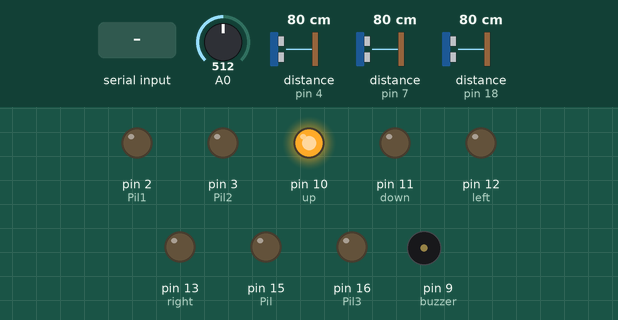
This sketch was run on a simulated Arduino Uno, built with avr-gcc and run on an emulated ATmega328P. On the bench: output pins drawn as LEDs (lit = HIGH), buzzer (waves = sounding, pin HIGH). Dashed ring = blinking. The test bench sets the inputs (shaded band); at power-on: distance to the obstacle (sensors on pin 4, pin 7, pin 18) 80 cm, A0 = 512. The echo pulse lasts 58.3 µs per cm; what the sketch prints to the serial monitor is not drawn.

Above: at 1.2 s.
1.3 s: distance to the obstacle (sensor on pin 4) set to 62 cm
4.3 s: distance to the obstacle (sensor on pin 4) set to 56 cm
At 4.7 s:
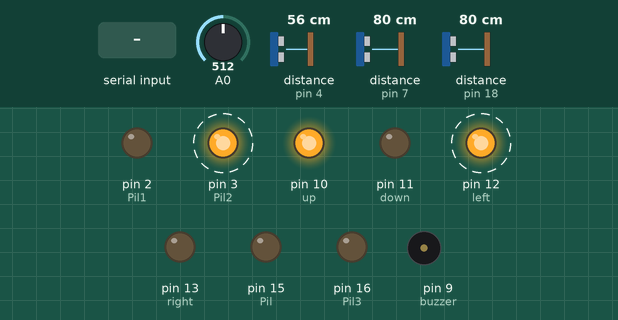
7.3 s: "0" received over Serial
At 8.4 s:
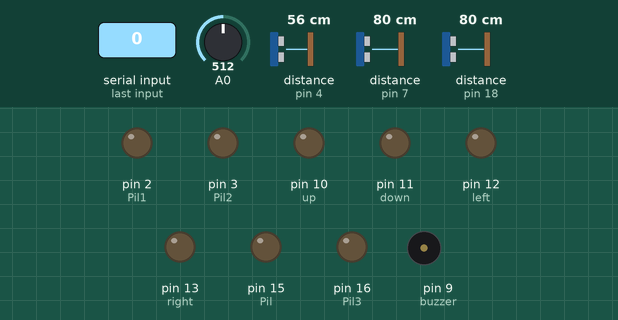
9.1 s: byte 54 (54) received over Serial
At 10.2 s:
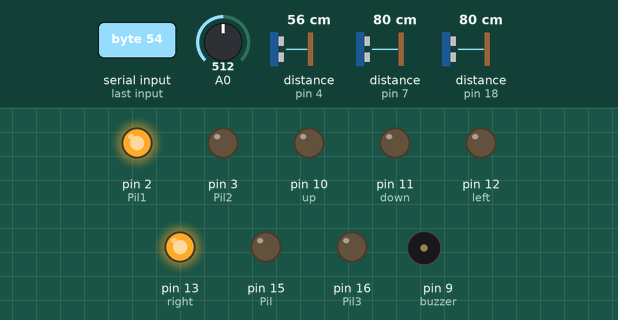
10.6 s: "1" received over Serial
At 10.9 s:
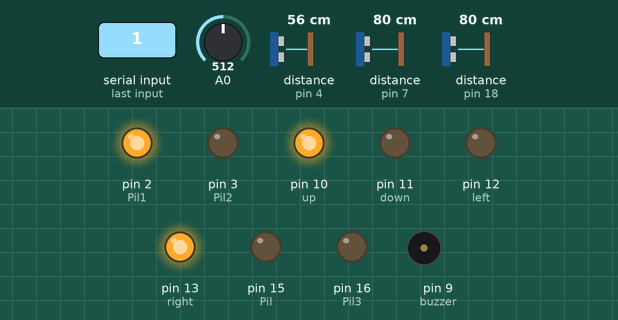
12.1 s: "3" received over Serial
At 12.7 s:
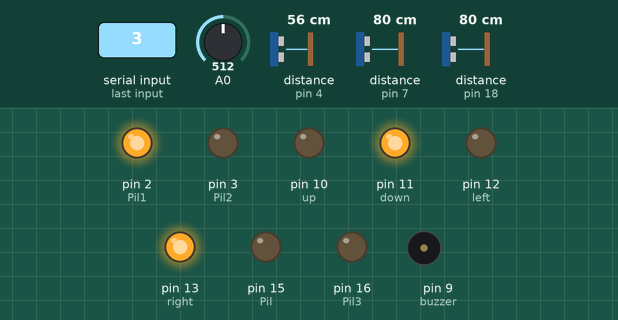
Timing chart, 0 to 14.6 s (numbered marks = the images above; inputs shaded):
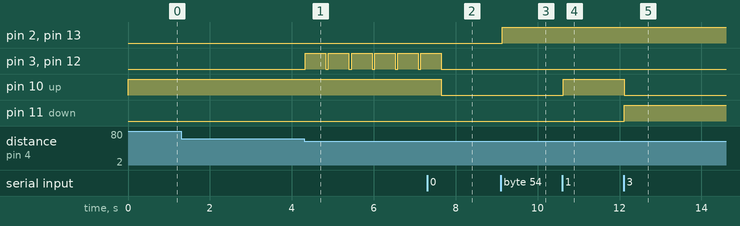

Measured:
- the behaviour switches between 60 and 59 cm on distance to the obstacle (sensor on pin 4) (found by bisection; images 0 and 1)
- after the input at 1.3 s, every drawn part: stays the same
- after the input at 4.3 s, pin 3 (Pil2), pin 12 (left): alternates HIGH for 0.50 s and LOW for 0.06 s, starting at once
- after the input at 7.3 s, pin 3 (Pil2), pin 12 (left): goes on until 7.7 s, then stays LOW; pin 10 (up): HIGH → LOW after 0.35 s
- after the input at 9.1 s, pin 2 (Pil1), pin 13 (right): LOW → HIGH at once
- after the input at 10.6 s, pin 10 (up): LOW → HIGH at once
- after the input at 12.1 s, pin 10 (up): HIGH → LOW at once; pin 11 (down): LOW → HIGH at once

The sketch:

ArduinoCode.ino
```cpp
#include <NewPing.h>               // the Ultrasonic Library

#define down 11
#define up  10
#define left 12
#define right 13 //
int vitesse = 255;

#define trigLeft 6// 3l chmal
#define echoLeft 7
NewPing sonar(trigLeft, echoLeft, 200);
#define trigRigth 5// 3l lyman
#define echoRigth 4
NewPing sonar2(trigRigth, echoRigth, 200);
#define trig 17// fl wast
#define echo 18
NewPing sonar3(trig, echo, 200);

#define Movement 19//8

//#define buzzer 9
int buzzer = 9;

#define Pil 15
#define Pil1 2
#define Pil2 3
#define Pil3 16
#define Pil4 17

boolean upStat = false;
boolean downStat = false;
boolean leftStat = false;
boolean rightStat = false;
boolean isAutomaticStatus = true;
boolean gazStat = false;
boolean mStat = false;

void upStart(void) {
  analogWrite(down, 0);
  downStat = false;
  analogWrite(up, vitesse);
  upStat = true;
}

void downStart(void) {
  analogWrite(up, 0);
  upStat = false;
  analogWrite(down, vitesse);
  downStat = true;
}
void up_down_stop(void) {
  analogWrite(up, 0);
  analogWrite(down, 0);
  upStat = downStat = false;
}
void leftStart(void) {
  analogWrite(right, 0);
  analogWrite(left, 255);
  digitalWrite(Pil2, HIGH);
  leftStat = true;
  rightStat = false;
}

void rightStart(void) {
  analogWrite(left, 0);
  analogWrite(right, 255);
  digitalWrite(Pil1, HIGH);
  leftStat = false;
  rightStat = true;
}
void left_right_stop(void) {
  analogWrite(right, 0);
  analogWrite(left, 0);
  digitalWrite(Pil1, LOW);
  digitalWrite(Pil2, LOW);
  leftStat = rightStat = false;
}
void allStop(void) {
  analogWrite(up, 0);
  analogWrite(down, 0);
  analogWrite(left, 0);
  analogWrite(right, 0);

  digitalWrite(Pil1, LOW);
  digitalWrite(Pil2, LOW);
  upStat = downStat = rightStat = leftStat = false;
}

void StartAlarm(void) {
  digitalWrite(Pil, HIGH);
  digitalWrite(Pil1, HIGH);
  digitalWrite(Pil2, HIGH);
  digitalWrite(Pil3, HIGH);
  digitalWrite(Pil4, HIGH);
  digitalWrite(buzzer, HIGH);
  //          tone(buzzer, 1000, 200);
}

void StopAlarm(void) {
  digitalWrite(Pil, LOW);
  digitalWrite(Pil1, LOW);
  digitalWrite(Pil2, LOW);
  digitalWrite(Pil3, LOW);
  digitalWrite(Pil4, LOW);
  digitalWrite(buzzer, LOW);
  //      noTone(buzzer);
}

void setup() {
  Serial.begin(9600);// Open serial monitor at 9600 baud to see ping results.
  pinMode(down, OUTPUT);
  pinMode(up, OUTPUT);
  pinMode(left, OUTPUT);
  pinMode(right, OUTPUT);

  pinMode(Movement, INPUT);

  pinMode(Pil, OUTPUT);
  pinMode(Pil1, OUTPUT);
  pinMode(Pil2, OUTPUT);
  pinMode(Pil3, OUTPUT);
  pinMode(Pil4, OUTPUT);

  pinMode(buzzer, OUTPUT);

  digitalWrite(up, LOW);
  digitalWrite(down, LOW);
  digitalWrite(left, LOW);
  digitalWrite(right, LOW);

  digitalWrite(Pil, LOW);
  digitalWrite(Pil1, LOW);
  digitalWrite(Pil2, LOW);
  digitalWrite(Pil3, LOW);
  digitalWrite(Pil4, LOW);

  //  Serial.write("C");
}

void loop() {
  if ( isAutomaticStatus ) {
    upStart();
  }

  // Ultara Sonic Obstacle
  unsigned int uS = sonar.ping();
  int dLeft = uS / US_ROUNDTRIP_CM;
  uS = sonar2.ping();
  int dRight = uS / US_ROUNDTRIP_CM;
  uS = sonar3.ping();
  int d = uS / US_ROUNDTRIP_CM;

  if ( isAutomaticStatus ) {
    if (dRight <= 30 && dRight > 0 && (dLeft > 30 || dLeft <= 0)) {
      if ( !rightStat && !downStat && upStat ) {
        rightStart();
        downStart();
        delay(800);
        allStop();
        if ( isAutomaticStatus ) {
          leftStart();
          upStart();
          delay(300);
          left_right_stop();
        }
      }
    } else if (dLeft <= 30 && dLeft > 0 && (dRight > 30 || dRight <= 0)) {
      if ( !leftStat && !downStat && upStat ) {
        leftStart();
        downStart();
        delay(800);
        allStop();
        if ( isAutomaticStatus ) {
          rightStart();
          upStart();
          delay(300);
          left_right_stop();
        }
      }
    } else if ( dLeft <= 30 && dLeft > 0 && dRight <= 30 && dRight > 0 ) {
      if (dLeft >= dRight) {
        if ( !rightStat && !downStat && upStat ) {
          leftStart();
          downStart();
          delay(700);
          allStop();
          if ( isAutomaticStatus ) {
            rightStart();
            upStart();
            delay(300);
            left_right_stop();
          }
        }
      } else {
        if ( !leftStat && !downStat && upStat ) {
          leftStart();
          downStart();
          delay(1000);
          allStop();
          if ( isAutomaticStatus )
            rightStart();
          upStart();
          delay(300);
          left_right_stop();
        }
      }
    } else if (dLeft <= 60 && dLeft > 0 && (dRight > 60 || dRight <= 0)) {
      if (!rightStat && upStat ) {
        rightStart();
        delay(500);
        left_right_stop();
      }
    } else if (dRight <= 60 && dRight > 0 && (dLeft > 60 || dLeft <= 0)) {
      if (!leftStat && upStat ) {
        leftStart();
        delay(500);
        left_right_stop();
      }
    } else if (dLeft <= 60 && dLeft > 0 && dRight <= 60 && dRight > 0) {
      if (dLeft >= dRight) {
        if (!leftStat && upStat ) {
          leftStart();
          delay(500);
          left_right_stop();
        }
      } else {
        if (!rightStat && upStat ) {
          rightStart();
          delay(500);
          left_right_stop();
        }
      }
    }
  }
  //  Gaz
  int gaz = 0;
  gaz = analogRead(0);
  if (!gazStat && (gaz == 180 || gaz > 400)) {
    Serial.write('F');
    //    delay(500);
  }

  //  Movemont
//      int dr = 0;
//      dr = digitalRead(Movement);  // read input value
//      if ( dr == HIGH) {            // check if the input is HIGH
//        Serial.write('M');
//        delay(1000);
//      }


  /////// cheque comande from USB
  if (Serial.available()) {
    int cmd = Serial.read();
    switch (cmd) {
      case 48: // 0 - is Auto
        if (isAutomaticStatus) {
          isAutomaticStatus = false;
          allStop();
        }
        else {
          isAutomaticStatus = true;
          upStart();
        }
        Serial.write('A');
        break;
      case 49: // 1 - up start
        upStart();
        break;
      case 50: // 2 - up/down stop
        up_down_stop();
        break;
      case 51: // 3 - down start
        downStart();
        break;
      case 52: // 4 - left start
        leftStart();
        break;
      case 53: // 5 - left/right stop
        left_right_stop();
        break;
      case 54: // 6 - right start
        rightStart();
        break;
      case 55: // 7 - set speed
        vitesse = Serial.read();
        break;
      case 57: // 9 - all stop
        allStop();
        break;
      case 65: // A

        break;
      case 72:
        gazStat = false;
        break;
    }
  }
  delay(50);
}
```
